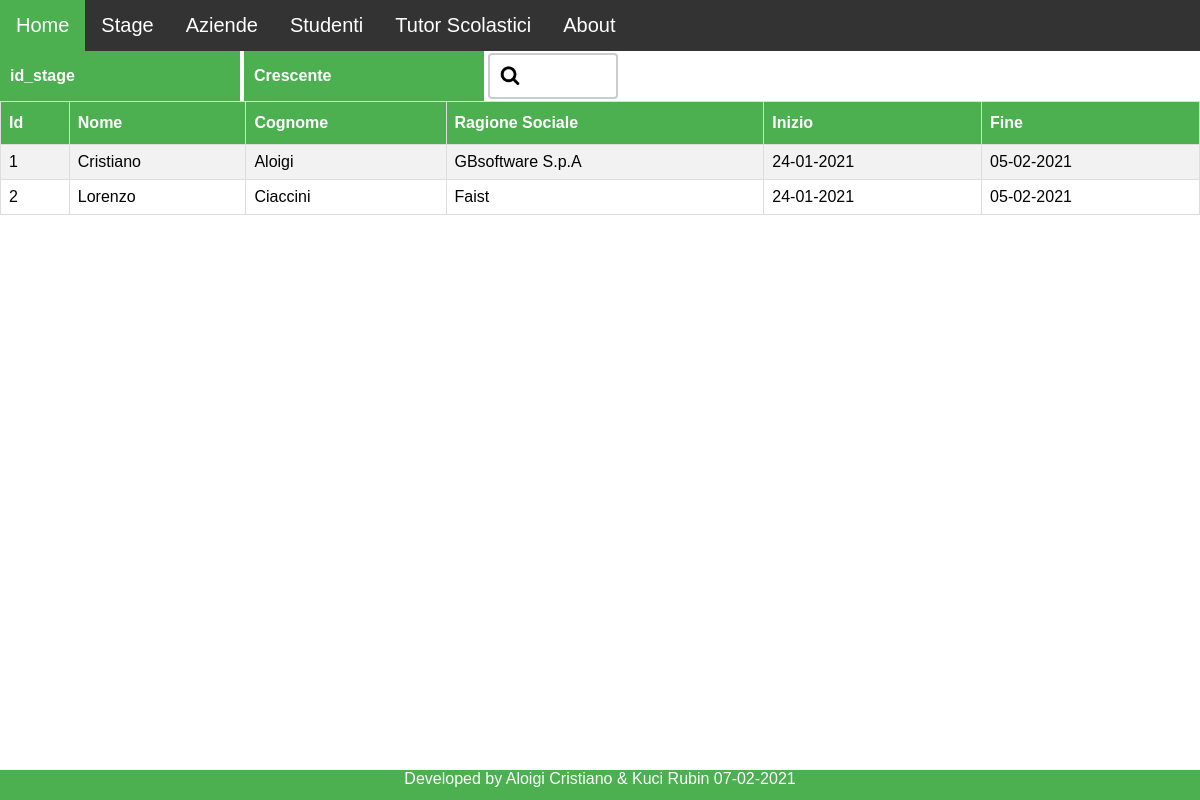
/StoricoStage/index.php, run on an earlier commit of the app's database.
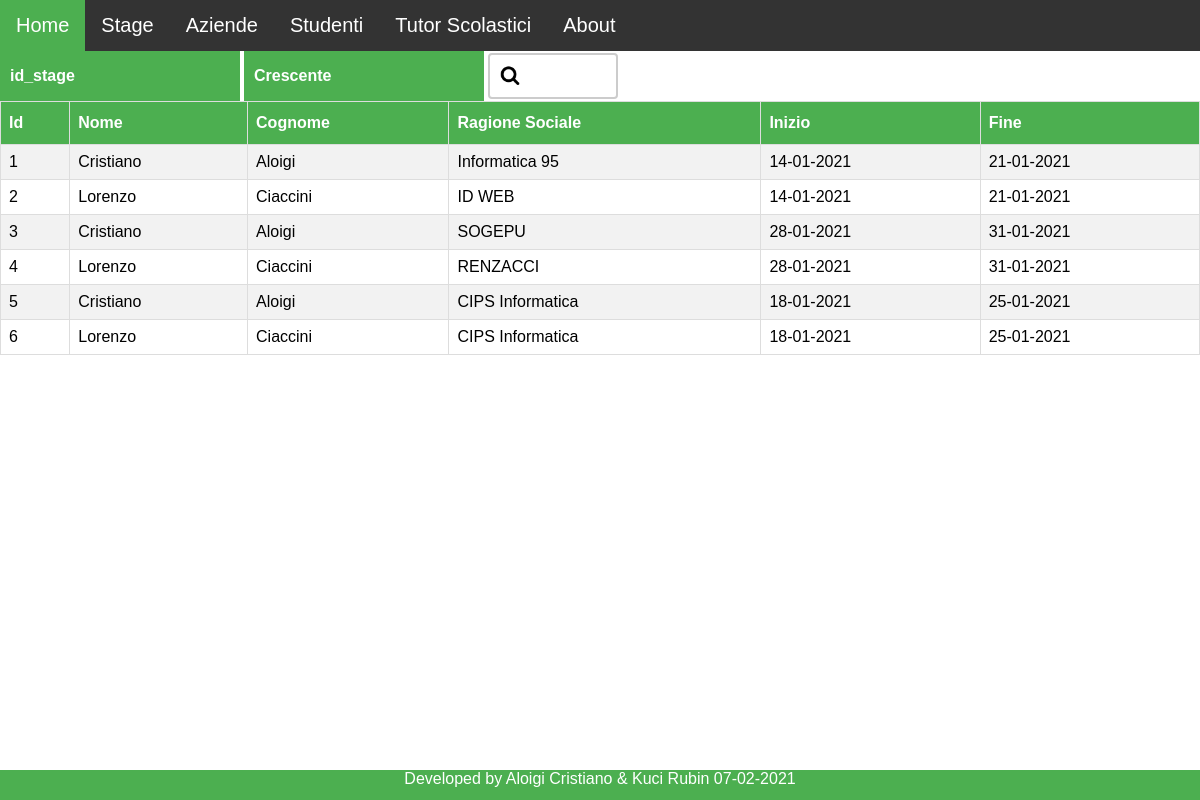
And on a later commit of the database.
### tables this page shows
CREATE TABLE `stage` (
  `fk_matricola` int(11) NOT NULL,
  `fk_partitaIva` varchar(11) NOT NULL,
  `Inizio` date NOT NULL,
  `Fine` date NOT NULL,
  `id_stage` int(11) NOT NULL
);

CREATE TABLE `studenti` (
  `Matricola` int(11) NOT NULL,
  `Nome` varchar(50) NOT NULL,
  `Cognome` varchar(50) NOT NULL,
  `DataNascita` date NOT NULL,
  `ComuneNascita` varchar(50) NOT NULL,
  `ProvinciaNascita` varchar(50) NOT NULL,
  `Sesso` varchar(1) NOT NULL,
  `Indirizzo` varchar(100) NOT NULL,
  `Mail` varchar(50) NOT NULL,
  `Telefono` varchar(10) NOT NULL
);

CREATE TABLE `aziende` (
  `PartitaIva` varchar(11) NOT NULL,
  `RagioneSociale` varchar(50) NOT NULL,
  `RappresentanteLegale` varchar(50) NOT NULL,
  `IndirizzoAzienda` varchar(100) NOT NULL,
  `Comune` varchar(50) NOT NULL,
  `Prov` varchar(50) NOT NULL,
  `TelefonoAzienda` varchar(15) NOT NULL,
  `MailAzienda` varchar(100) NOT NULL,
  `TutorAziendale` varchar(50) NOT NULL
);

### StoricoStage/index.php (the view, shortened to what this page needs)
<!DOCTYPE html>
<html lang="it">
    <?php
        $conn = $GLOBALS['mysqli'];
        $orderBy = $_POST['orderBy'] = !empty($_POST['orderBy']) && $_POST['order'] != "empty" ? $_POST['orderBy'] : "id_stage";
        $order = $_POST['order'] = !empty($_POST['order']) && $_POST['order'] != "empty" ? $_POST['order'] : "ASC";
        $search = $_POST['search'] = !empty($_POST['search']) ? $_POST['search'] : "%";
        $sql = "SELECT id_stage, Nome, Cognome, RagioneSociale, Inizio, Fine
                FROM ((stage INNER JOIN studenti on fk_matricola = Matricola)
                INNER JOIN aziende on fk_partitaIva = PartitaIva)
                WHERE (id_stage LIKE '%".$search."%') OR
                (Nome LIKE '%".$search."%') OR
                (Cognome LIKE '%".$search."%') OR
                (RagioneSociale LIKE '%".$search."%') OR
                (Inizio LIKE '%".$search."%') OR
                (Fine LIKE '%".$search."%')
                ORDER BY $orderBy $order";
        $result = $conn->query($sql);
    ?>
    <head>
        <link rel="stylesheet" href="../Materials/style.css">
        <link rel="stylesheet" href="style.css">
    </head>
    <body>
        <?php include("../Materials/menu.php"); ?>
        <form action="index.php" method="post" onchange="this.submit()">
            <select name="orderBy">
                <option value="id_stage" <?php if(!empty($_POST['orderBy']) && $orderBy == "id_stage") echo 'selected';?>>id_stage</option>
            </select>
            <select name="order">
                <option value="ASC" <?php if(!empty($_POST['order']) && $order == "ASC") echo 'selected';?>>Crescente</option>
            </select>
            <input type="text" name="search" value="<?php if(!empty($_POST['search']) && $_POST['search'] != "%") echo $search;?>">
        </form>
        <table id="stage">
            <tr>
                <th>Id</th>
                <th>Nome</th>
                <th>Cognome</th>
                <th>Ragione Sociale</th>
                <th>Inizio</th>
                <th>Fine</th>
            </tr>
            <?php
                while($row = mysqli_fetch_assoc($result)){ ?>
                    <tr>
                        <td><?=$row['id_stage']?></td>
                        <td><?=$row['Nome']?></td>
                        <td><?=$row['Cognome']?></td>
                        <td><?=$row['RagioneSociale']?></td>
                        <td><?=date("d-m-Y", strtotime($row['Inizio']))?></td>
                        <td><?=date("d-m-Y", strtotime($row['Fine']))?></td>
                    </tr>
                    <?php
                }
            ?>
        </table>
        <?php include("../Materials/footer.php");?>
    </body>
</html>

### Materials/menu.php (shortened to what this page needs)
<ul>
  <li><a href="../index.php">Home</a></li>
  <li class="dropdown">
    <a href="javascript:void(0)" class="dropbtn">Stage</a>
  </li>
  <li class="dropdown">
    <a href="javascript:void(0)" class="dropbtn">Aziende</a>
  </li>
   <li class="dropdown">
    <a href="javascript:void(0)" class="dropbtn">Studenti</a>
  </li>
  <li class="dropdown">
    <a href="javascript:void(0)" class="dropbtn">Tutor Scolastici</a>
  </li>
  <li class="dropdown">
    <a href="javascript:void(0)" class="dropbtn">About</a>
  </li>
</ul>

### Materials/footer.php
<div class="footer">
    Developed by Aloigi Cristiano & Kuci Rubin
    <?php echo date("d-m-Y");?>
</div>

### Materials/style.css (style rules this page uses)
body { margin: 0; }
ul { list-style-type: none; margin: 0; padding: 0; overflow: hidden; background-color: #333; font-family: Arial, Helvetica, sans-serif; font-size: 20px; }
li { float: left; }
li a, .dropbtn { display: inline-block; color: white; text-align: center; padding: 14px 16px; text-decoration: none; }
li.dropdown { display: inline-block; }

### StoricoStage/style.css (style rules this page uses)
#stage { font-family: Arial, Helvetica, sans-serif; border-collapse: collapse; width: 100%; }
#stage td, #stage th { border: 1px solid #ddd; padding: 8px; }
#stage tr:nth-child(even) { background-color: #f2f2f2; }
#stage th { padding-top: 12px; padding-bottom: 12px; text-align: left; background-color: #4caf50; color: white; }
input[type=text] { width: 130px; box-sizing: border-box; border: 2px solid #ccc; border-radius: 4px; font-size: 16px; background-color: white; background-image: url('../Materials/searchicon.png'); background-size: 20px; background-position: 10px 10px; background-repeat: no-repeat; padding: 12px 20px 12px 40px; transition: width 0.4s ease-in-out; }
select { width: 20%; height: 50px; font-size: 100%; font-family: Arial, Helvetica, sans-serif; font-weight: bold; cursor: pointer; border-radius: 0; background-color: #4caf50; border: none; border-bottom: 2px solid #4caf50; color: white; padding: 10px; appearance: none; -webkit-appearance: none; -moz-appearance: none; padding: 10px; }
.footer { position: fixed; left: 0; bottom: 0; height: 30px; width: 100%; background-color: #4caf50; color: white; text-align: center; font-family: Arial, Helvetica, sans-serif; vertical-align: middle; }

What changed in the data, as far as the page shows it:
changed stage id 1: fk_partitaIva.RagioneSociale "GBsoftware S.p.A" → "Informatica 95"; Inizio "24-01-2021" → "14-01-2021"; Fine "05-02-2021" → "21-01-2021"
changed stage id 2: fk_partitaIva.RagioneSociale "Faist" → "ID WEB"; Inizio "24-01-2021" → "14-01-2021"; Fine "05-02-2021" → "21-01-2021"
added stage: id_stage "3", fk_matricola.Nome "Cristiano", fk_matricola.Cognome "Aloigi", fk_partitaIva.RagioneSociale "SOGEPU", Inizio "28-01-2021", Fine "31-01-2021"
added stage: id_stage "4", fk_matricola.Nome "Lorenzo", fk_matricola.Cognome "Ciaccini", fk_partitaIva.RagioneSociale "RENZACCI", Inizio "28-01-2021", Fine "31-01-2021"
added stage: id_stage "5", fk_matricola.Nome "Cristiano", fk_matricola.Cognome "Aloigi", fk_partitaIva.RagioneSociale "CIPS Informatica", Inizio "18-01-2021", Fine "25-01-2021"
added stage: id_stage "6", fk_matricola.Nome "Lorenzo", fk_matricola.Cognome "Ciaccini", fk_partitaIva.RagioneSociale "CIPS Informatica", Inizio "18-01-2021", Fine "25-01-2021"
